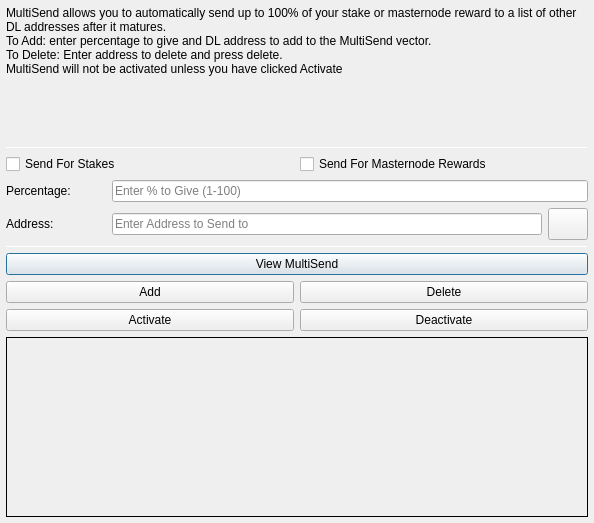
<?xml version="1.0" encoding="UTF-8"?>
<ui version="4.0">
 <class>MultiSendDialog</class>
 <widget class="QDialog" name="MultiSendDialog">
  <property name="windowModality">
   <enum>Qt::NonModal</enum>
  </property>
  <property name="geometry">
   <rect>
    <x>0</x>
    <y>0</y>
    <width>594</width>
    <height>523</height>
   </rect>
  </property>
  <property name="windowTitle">
   <string>MultiSend</string>
  </property>
  <layout class="QVBoxLayout" name="verticalLayout" stretch="0">
   <property name="leftMargin">
    <number>6</number>
   </property>
   <property name="topMargin">
    <number>6</number>
   </property>
   <property name="rightMargin">
    <number>6</number>
   </property>
   <property name="bottomMargin">
    <number>6</number>
   </property>
   <item>
    <layout class="QVBoxLayout" name="verticalLayout_Main" stretch="1,1,1,1,1,1">
     <item>
      <widget class="QLabel" name="label_2">
       <property name="lineWidth">
        <number>1</number>
       </property>
       <property name="text">
        <string>MultiSend allows you to automatically send up to 100% of your stake or masternode reward to a list of other DL addresses after it matures.
To Add: enter percentage to give and DL address to add to the MultiSend vector.
To Delete: Enter address to delete and press delete.
MultiSend will not be activated unless you have clicked Activate</string>
       </property>
       <property name="alignment">
        <set>Qt::AlignLeading|Qt::AlignLeft|Qt::AlignTop</set>
       </property>
       <property name="wordWrap">
        <bool>true</bool>
       </property>
      </widget>
     </item>
     <item>
      <widget class="Line" name="line">
       <property name="minimumSize">
        <size>
         <width>0</width>
         <height>1</height>
        </size>
       </property>
       <property name="maximumSize">
        <size>
         <width>16777215</width>
         <height>1</height>
        </size>
       </property>
       <property name="orientation">
        <enum>Qt::Horizontal</enum>
       </property>
      </widget>
     </item>
     <item>
      <layout class="QVBoxLayout" name="verticalLayout_Settings">
       <item>
        <layout class="QHBoxLayout" name="horizontalLayout">
         <item>
          <widget class="QCheckBox" name="multiSendStakeCheckBox">
           <property name="text">
            <string>Send For Stakes</string>
           </property>
          </widget>
         </item>
         <item>
          <widget class="QCheckBox" name="multiSendMasternodeCheckBox">
           <property name="text">
            <string>Send For Masternode Rewards</string>
           </property>
          </widget>
         </item>
        </layout>
       </item>
       <item>
        <layout class="QHBoxLayout" name="horizontalLayout_6">
         <item>
          <widget class="QLabel" name="label">
           <property name="minimumSize">
            <size>
             <width>100</width>
             <height>0</height>
            </size>
           </property>
           <property name="toolTip">
            <string>Percentage of stake to send</string>
           </property>
           <property name="text">
            <string>Percentage:</string>
           </property>
          </widget>
         </item>
         <item>
          <widget class="QLineEdit" name="multiSendPercentEdit">
           <property name="toolTip">
            <string>Enter whole numbers 1 - 100</string>
           </property>
           <property name="placeholderText">
            <string>Enter % to Give (1-100)</string>
           </property>
          </widget>
         </item>
        </layout>
       </item>
       <item>
        <layout class="QHBoxLayout" name="horizontalLayout_7">
         <item>
          <widget class="QLabel" name="label_5">
           <property name="minimumSize">
            <size>
             <width>100</width>
             <height>0</height>
            </size>
           </property>
           <property name="toolTip">
            <string>Address to send portion of stake to</string>
           </property>
           <property name="text">
            <string>Address:</string>
           </property>
          </widget>
         </item>
         <item>
          <widget class="QLineEdit" name="multiSendAddressEdit">
           <property name="toolTip">
            <string/>
           </property>
           <property name="placeholderText">
            <string>Enter Address to Send to</string>
           </property>
          </widget>
         </item>
         <item>
          <widget class="QPushButton" name="addressBookButton">
           <property name="maximumSize">
            <size>
             <width>16777215</width>
             <height>32</height>
            </size>
           </property>
           <property name="toolTip">
            <string>Choose an address from the address book</string>
           </property>
           <property name="text">
            <string/>
           </property>
           <property name="icon">
            <iconset resource="../Duelium.qrc">
             <normaloff>:/icons/address-book</normaloff>:/icons/address-book</iconset>
           </property>
           <property name="shortcut">
            <string>Alt+A</string>
           </property>
           <property name="autoDefault">
            <bool>false</bool>
           </property>
          </widget>
         </item>
        </layout>
       </item>
      </layout>
     </item>
     <item>
      <widget class="Line" name="line_2">
       <property name="minimumSize">
        <size>
         <width>0</width>
         <height>1</height>
        </size>
       </property>
       <property name="maximumSize">
        <size>
         <width>16777215</width>
         <height>1</height>
        </size>
       </property>
       <property name="orientation">
        <enum>Qt::Horizontal</enum>
       </property>
      </widget>
     </item>
     <item>
      <layout class="QVBoxLayout" name="verticalLayout_Buttons">
       <item>
        <layout class="QHBoxLayout" name="horizontalLayout_4">
         <item>
          <widget class="QPushButton" name="viewButton">
           <property name="toolTip">
            <string/>
           </property>
           <property name="statusTip">
            <string>View MultiSend Vector</string>
           </property>
           <property name="text">
            <string>View MultiSend</string>
           </property>
          </widget>
         </item>
        </layout>
       </item>
       <item>
        <layout class="QHBoxLayout" name="horizontalLayout_2">
         <item>
          <widget class="QPushButton" name="addButton">
           <property name="toolTip">
            <string/>
           </property>
           <property name="statusTip">
            <string>Add to MultiSend Vector</string>
           </property>
           <property name="text">
            <string>Add</string>
           </property>
          </widget>
         </item>
         <item>
          <widget class="QPushButton" name="deleteButton">
           <property name="toolTip">
            <string/>
           </property>
           <property name="statusTip">
            <string>Delete Address From MultiSend Vector</string>
           </property>
           <property name="text">
            <string>Delete</string>
           </property>
          </widget>
         </item>
        </layout>
       </item>
       <item>
        <layout class="QHBoxLayout" name="horizontalLayout_5">
         <item>
          <widget class="QPushButton" name="activateButton">
           <property name="statusTip">
            <string>Activate MultiSend</string>
           </property>
           <property name="text">
            <string>Activate</string>
           </property>
          </widget>
         </item>
         <item>
          <widget class="QPushButton" name="disableButton">
           <property name="statusTip">
            <string>Deactivate MultiSend</string>
           </property>
           <property name="text">
            <string>Deactivate</string>
           </property>
          </widget>
         </item>
        </layout>
       </item>
      </layout>
     </item>
     <item>
      <widget class="QLabel" name="message">
       <property name="minimumSize">
        <size>
         <width>0</width>
         <height>180</height>
        </size>
       </property>
       <property name="frameShape">
        <enum>QFrame::Panel</enum>
       </property>
       <property name="frameShadow">
        <enum>QFrame::Plain</enum>
       </property>
       <property name="lineWidth">
        <number>1</number>
       </property>
       <property name="midLineWidth">
        <number>1</number>
       </property>
       <property name="text">
        <string/>
       </property>
       <property name="alignment">
        <set>Qt::AlignLeading|Qt::AlignLeft|Qt::AlignTop</set>
       </property>
       <property name="wordWrap">
        <bool>true</bool>
       </property>
      </widget>
     </item>
    </layout>
   </item>
  </layout>
 </widget>
 <resources>
  <include location="../Duelium.qrc"/>
 </resources>
 <connections/>
</ui>
